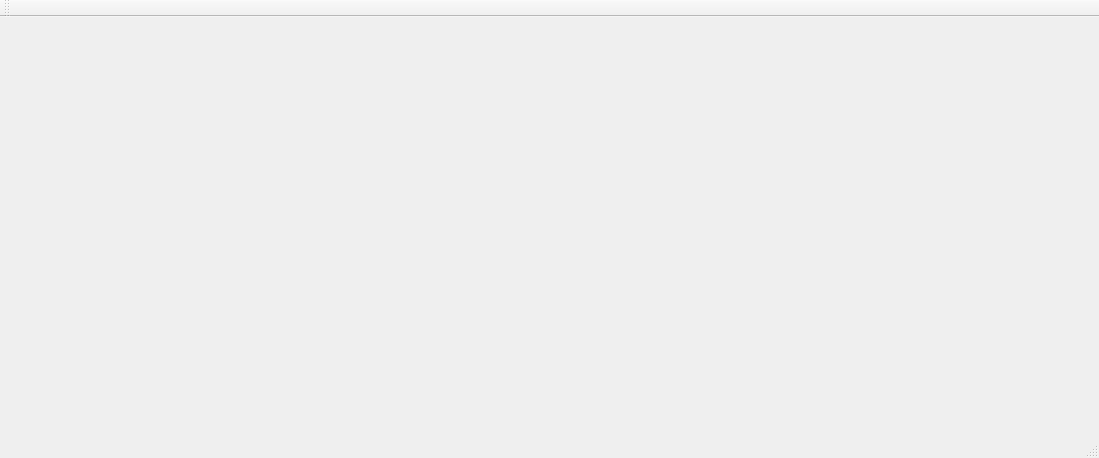
<?xml version="1.0" encoding="UTF-8"?>
<ui version="4.0">
 <class>MainWindow</class>
 <widget class="QMainWindow" name="MainWindow">
  <property name="geometry">
   <rect>
    <x>0</x>
    <y>0</y>
    <width>1099</width>
    <height>458</height>
   </rect>
  </property>
  <property name="windowTitle">
   <string>MainWindow</string>
  </property>
  <widget class="BannerWidget" name="centralWidget"/>
  <widget class="QMenuBar" name="menuBar">
   <property name="geometry">
    <rect>
     <x>0</x>
     <y>0</y>
     <width>1099</width>
     <height>23</height>
    </rect>
   </property>
  </widget>
  <widget class="QToolBar" name="mainToolBar">
   <attribute name="toolBarArea">
    <enum>TopToolBarArea</enum>
   </attribute>
   <attribute name="toolBarBreak">
    <bool>false</bool>
   </attribute>
  </widget>
  <widget class="QStatusBar" name="statusBar"/>
 </widget>
 <layoutdefault spacing="6" margin="11"/>
 <customwidgets>
  <customwidget>
   <class>BannerWidget</class>
   <extends>QWidget</extends>
   <header>bannerwidget.h</header>
   <container>1</container>
  </customwidget>
 </customwidgets>
 <resources/>
 <connections/>
</ui>
